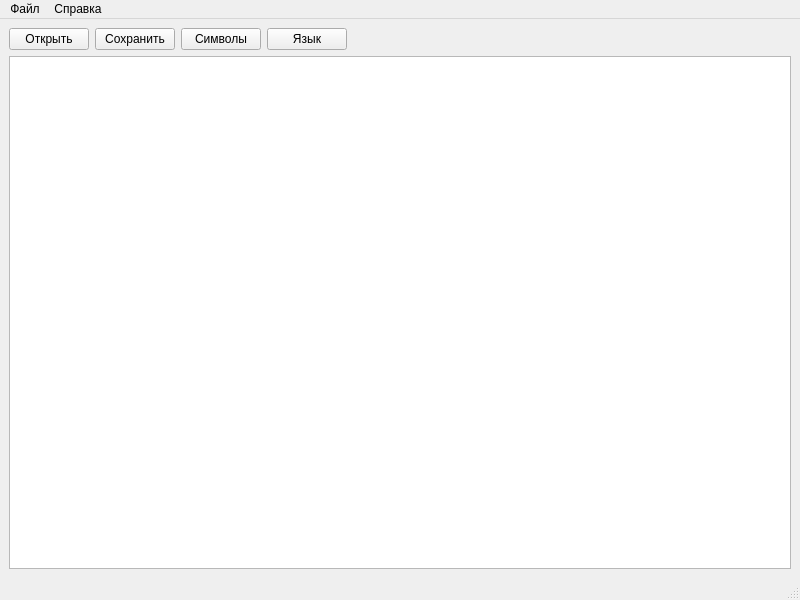
<?xml version="1.0" encoding="UTF-8"?>
<ui version="4.0">
 <class>MainWindow</class>
 <widget class="QMainWindow" name="MainWindow">
  <property name="geometry">
   <rect>
    <x>0</x>
    <y>0</y>
    <width>800</width>
    <height>600</height>
   </rect>
  </property>
  <property name="windowTitle">
   <string>NoteBook</string>
  </property>
  <widget class="QWidget" name="centralwidget">
   <layout class="QGridLayout" name="gridLayout">
    <item row="0" column="0">
     <layout class="QHBoxLayout" name="horizontalLayout">
      <item>
       <widget class="QPushButton" name="btn_open">
        <property name="text">
         <string>Открыть</string>
        </property>
       </widget>
      </item>
      <item>
       <widget class="QPushButton" name="btn_save">
        <property name="text">
         <string>Сохранить</string>
        </property>
       </widget>
      </item>
      <item>
       <widget class="QPushButton" name="btn_help">
        <property name="text">
         <string>Символы</string>
        </property>
       </widget>
      </item>
      <item>
       <widget class="QPushButton" name="btn_language">
        <property name="text">
         <string>Язык</string>
        </property>
       </widget>
      </item>
      <item>
       <spacer name="horizontalSpacer">
        <property name="orientation">
         <enum>Qt::Horizontal</enum>
        </property>
        <property name="sizeHint" stdset="0">
         <size>
          <width>40</width>
          <height>20</height>
         </size>
        </property>
       </spacer>
      </item>
     </layout>
    </item>
    <item row="1" column="0">
     <widget class="QTextEdit" name="textEdit"/>
    </item>
   </layout>
  </widget>
  <widget class="QMenuBar" name="menu_bar">
   <property name="geometry">
    <rect>
     <x>0</x>
     <y>0</y>
     <width>800</width>
     <height>21</height>
    </rect>
   </property>
   <widget class="QMenu" name="menuFile">
    <property name="tearOffEnabled">
     <bool>false</bool>
    </property>
    <property name="title">
     <string>Файл</string>
    </property>
    <addaction name="action_new"/>
    <addaction name="action_open"/>
    <addaction name="action_save"/>
    <addaction name="separator"/>
    <addaction name="action_exit"/>
   </widget>
   <widget class="QMenu" name="menuHelp">
    <property name="title">
     <string>Справка</string>
    </property>
    <addaction name="action_help"/>
   </widget>
   <addaction name="menuFile"/>
   <addaction name="menuHelp"/>
  </widget>
  <widget class="QStatusBar" name="statusbar"/>
  <action name="action_open">
   <property name="text">
    <string>Открыть</string>
   </property>
   <property name="shortcut">
    <string>Ctrl+O</string>
   </property>
  </action>
  <action name="action_save">
   <property name="text">
    <string>Сохранить</string>
   </property>
   <property name="shortcut">
    <string>Ctrl+S</string>
   </property>
  </action>
  <action name="action_exit">
   <property name="text">
    <string>Выход</string>
   </property>
   <property name="shortcut">
    <string>Ctrl+Q</string>
   </property>
  </action>
  <action name="action_help">
   <property name="text">
    <string>Показать справку</string>
   </property>
   <property name="shortcut">
    <string>Ctrl+H</string>
   </property>
  </action>
  <action name="action_new">
   <property name="text">
    <string>Новый документ</string>
   </property>
   <property name="shortcut">
    <string>Ctrl+N</string>
   </property>
  </action>
 </widget>
 <resources/>
 <connections/>
</ui>
